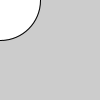
Frame 1 (no input)
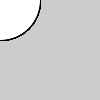
Frame 60 (the mouse pressed at the canvas centre just before this capture)
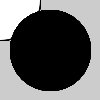
Frame 120 (the mouse held since frame 60 and released just before this capture)

The Processing sketch that drew these frames (run headless with seeded random() and noise(); from frame 60 on, the mouse is pressed at the canvas centre):

// Processing sketch: processing_175627
// ── processing_175627.pde

void setup () {
size(100, 100);
smooth();
}


void draw() {
if (mousePressed) {
fill (0);
} else {
fill(255);
}
ellipse(mouseX, mouseY, 80, 80);
}
